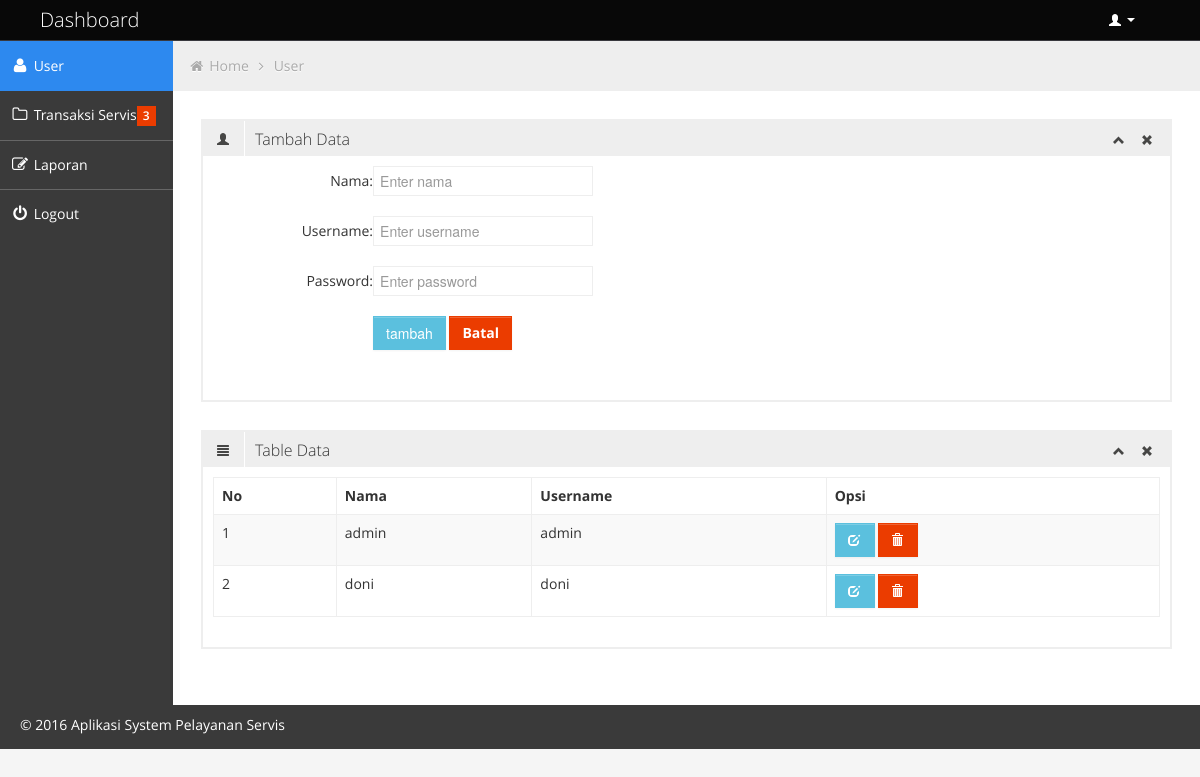
The page /user.php (signed in) on the database its author committed.
### tables this page shows
CREATE TABLE IF NOT EXISTS `user` (
  `id` int(11) NOT NULL AUTO_INCREMENT,
  `nama` varchar(50) NOT NULL,
  `username` varchar(50) NOT NULL,
  `password` varchar(50) NOT NULL,
  PRIMARY KEY (`id`)
);

### user.php (the view, shortened to what this page needs)
<!DOCTYPE html>
<html lang="en">
<head>
	<link id="bootstrap-style" href="css/bootstrap.min.css" rel="stylesheet">
	<link href="css/bootstrap-responsive.min.css" rel="stylesheet">
	<link id="base-style" href="css/style.css" rel="stylesheet">
	<link id="base-style-responsive" href="css/style-responsive.css" rel="stylesheet">
	<link rel="stylesheet" type="text/css" href="css2/font.css">
</head>
<body>
	<?php include 'navbar.php'; ?>
		<div class="container-fluid-full">
				<div class="row-fluid">
					<?php include 'sidebarr.php'; ?>
						<div id="content" class="span10">
								<ul class="breadcrumb">
									<li>
										<i class="icon-home"></i>
										<a href="dashboard.php">Home</a>
										<i class="icon-angle-right"></i>
									</li>
									<li><a href="user.php">User</a></li>
								</ul>
		<div class="row-fluid sortable">
				<div class="box span12">
					<div class="box-header" data-original-title>
						<h2><i class="halflings-icon user"></i><span class="break"></span>Tambah Data</h2>
						<div class="box-icon">
							<a href="#" class="btn-minimize"><i class="halflings-icon chevron-up"></i></a>
							<a href="#" class="btn-close"><i class="halflings-icon remove"></i></a>
						</div>
					</div>
			<div class="box-content">
			  	<form class="form-horizontal" action="aksi/proses.php?kirim" method="post">
					  <div class="form-group">
					    <label class="control-label col-sm-2" for="nama">Nama:</label>
					    <div class="col-sm-10">
					      <input type="text" class="form-control" name="nama" placeholder="Enter nama" required>
					    </div>
					  </div><br>
					  <div class="form-group">
					    <label class="control-label col-sm-2" for="username">Username:</label>
					    <div class="col-sm-10">
					      <input type="text" class="form-control" name="username" placeholder="Enter username" required>
					    </div>
					  </div><br>
					  <div class="form-group">
					    <label class="control-label col-sm-2" for="password">Password:</label>
					    <div class="col-sm-10">
					      <input type="password" class="form-control" name="password" placeholder="Enter password" required>
					    </div>
					  </div><br>
					 <div class="form-group">
						<label class="col-sm-3 control-label">&nbsp;</label>
						<div class="col-sm-6">
							<input type="submit" name="kirim" class="btn btn-sm btn-info" value="tambah">
							<a href="" class="btn btn-sm btn-danger"><b>Batal</b></a>
						</div>
					</div>
				</form><br>
			    </div>
			  </div>
			  </div>
			  <div class="row-fluid sortable">
					<div class="box span12">
						<div class="box-header">
							<h2><i class="halflings-icon align-justify"></i><span class="break"></span>Table Data </h2>
							<div class="box-icon">
								<a href="#" class="btn-minimize"><i class="halflings-icon chevron-up"></i></a>
								<a href="#" class="btn-close"><i class="halflings-icon remove"></i></a>
							</div>
						</div>
						<div class="box-content">
							<table class="table table-striped table-bordered bootstrap-datatable datatable">
						    <thead>
						      <tr>
						        <th>No</th>
						        <th>Nama</th>
						        <th>Username</th>
						        <th>Opsi</th>
						      </tr>
						    </thead>
						    <tbody>
						    <?php
						    include 'config/koneksi.php';
						    $no = 1;
						    $data = $conn->query("SELECT * FROM user ORDER BY nama ASC");
						    while ($result = $data->fetch_assoc()){
						    	?>
						      <tr>
						        <td><?php echo $no; ?></td>
						        <td><?php echo $result ['nama'] ; ?></td>
						        <td><?php echo $result ['username'] ; ?></td>
							    <td class="center">
									<a class="btn btn-info" href="edituser.php?id=<?php echo $result ['id'] ; ?>" title="Edit Data">
										<i class="halflings-icon white edit"></i></a>
									<a class="btn btn-danger" href="aksi/proses.php?id=<?php echo $result ['id'] ; ?>"onclick="return confirm('Apakah anda yakin akan menghapus data ini?')"title="Hapus Data">
										<i class="halflings-icon white trash"></i></a>
								</td>
						      </tr>
						      <?php
						      $no++;
						      }
						      ?>
						    </tbody>
			 		      </table>
						</div>
					</div>
					</div>
			</div>
				</div>
			</div>
	<?php include 'footer.php';?>
</body>
</html>

### css/style.css (style rules this page uses)
body { background: #F5F5F5; color: #333; border: none; font-family: 'Open Sans', sans-serif; font-weight: 400; }
a { color: #646464; }
h2 { font-size: 16px; line-height: 16px; }
#content { background: #ffffff; filter: none; min-height: 100%; padding: 20px 20px; position: relative; }
.breadcrumb { margin: -28px -28px 28px -28px; line-height: 34px; background: #eee; border: 0px; color: #aaa; -webkit-box-shadow: none; -moz-box-shadow: none; box-shadow: none; -webkit-border-radius: 0px; -moz-border-radius: 0px; border-radius: 0px; }
.breadcrumb a { color: #aaa; text-shadow: 0px 1px 1px #fff; }
.box { border: 2px solid #eee; background: #fff !important; margin-bottom: 28px; }
.box-header { height: 16px; font-size: 16px; line-height: 16px; padding: 10px; background: #eee; -webkit-box-shadow: none; -moz-box-shadow: none; box-shadow: none; overflow: hidden; }
.box-header h2 { float:left; margin-top: 0px; font-weight: 300; }
.box-header h2 i { margin: 0px 3px 0px 4px; opacity: .8; filter: alpha(opacity=80); -ms-filter:"progid:DXImageTransform.Microsoft.Alpha(Opacity=80)"; }
.box-header .box-icon { float:right; margin-top: 1px; }
.box-header .box-icon i { -webkit-transition: all 0.1s ease-in-out; -moz-transition: all 0.1s ease-in-out; -o-transition: all 0.1s ease-in-out; -ms-transition: all 0.1s ease-in-out; transition: all 0.1s ease-in-out; opacity: .8; filter: alpha(opacity=80); -ms-filter:"progid:DXImageTransform.Microsoft.Alpha(Opacity=80)"; }
.box-header .box-icon a { margin: 0px 5px; }
.box-content { position: relative; z-index: 50; margin-top: -1px; padding: 10px; background: #fff !important; }
.btn { display: inline-block; padding: 6px 12px; margin-bottom: 0; font-size: 14px; font-weight: 500; line-height: 20px; text-align: center; white-space: nowrap; vertical-align: middle; cursor: pointer; border: 1px solid #a7a9aa; -webkit-border-radius: 0px !important; border-radius: 0px !important; }
.btn i { margin-top: 2px; }
.btn { color: #ffffff; background-color: #a7a9aa; border-color: #a7a9aa; background-image: none; filter: none; text-shadow: none; }
.btn-danger { background-color: #EB3C00; border-color: #EB3C00; }
.btn-info { background-color: #5bc0de; border-color: #5bc0de; }
.table th, .table td { border-top: 1px solid #eee; }
.table-bordered { border-color: #eee; -webkit-border-radius: 0px !important; -moz-border-radius: 0px !important; border-radius: 0px !important; }
.table-bordered th, .table-bordered td { border-left: 1px solid #eee; }
.table-bordered thead:first-child tr:first-child > th:first-child, .table-bordered tbody:first-child tr:first-child > td:first-child, .table-bordered tbody:first-child tr:first-child > th:first-child { -webkit-border-radius: 0px !important; -moz-border-radius: 0px !important; border-radius: 0px !important; }
.table-bordered thead:first-child tr:first-child > th:last-child, .table-bordered tbody:first-child tr:first-child > td:last-child, .table-bordered tbody:first-child tr:first-child > th:last-child { -webkit-border-radius: 0px !important; -moz-border-radius: 0px !important; border-radius: 0px !important; }
.table-bordered thead:last-child tr:last-child > th:first-child, .table-bordered tbody:last-child tr:last-child > td:first-child, .table-bordered tbody:last-child tr:last-child > th:first-child, .table-bordered tfoot:last-child tr:last-child > td:first-child, .table-bordered tfoot:last-child tr:last-child > th:first-child { -webkit-border-radius: 0px !important; -moz-border-radius: 0px !important; border-radius: 0px !important; }
.table-bordered thead:last-child tr:last-child > th:last-child, .table-bordered tbody:last-child tr:last-child > td:last-child, .table-bordered tbody:last-child tr:last-child > th:last-child, .table-bordered tfoot:last-child tr:last-child > td:last-child, .table-bordered tfoot:last-child tr:last-child > th:last-child { -webkit-border-radius: 0px !important; -moz-border-radius: 0px !important; border-radius: 0px !important; }

### css/style-responsive.css (style rules this page uses)
@media (min-width: 1200px) { .container-fluid-full { overflow: hidden; position: relative; height: 100%; } }
@media (min-width: 1200px) { #content { width: 85.578%; padding: 28px; margin: 0px 0px; margin-left: 14.422% !important; } }

### rows shown on the page
user: nama "admin", username "admin"
user: nama "doni", username "doni"
